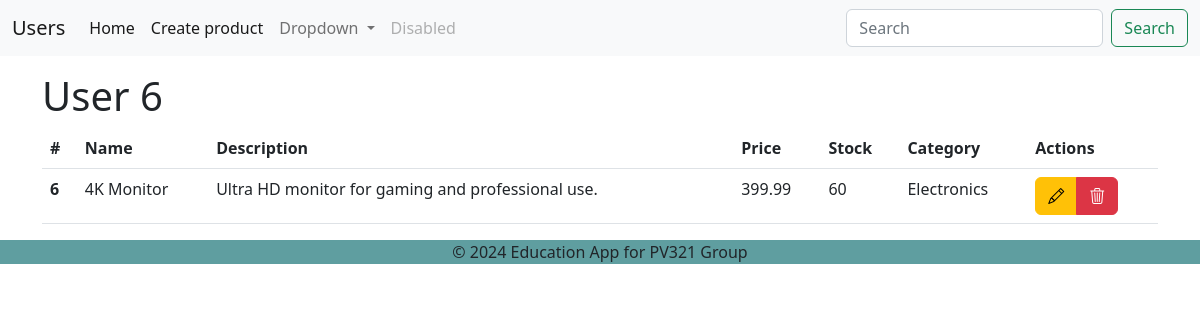
/products/details/6, run on an earlier commit of the app's database.
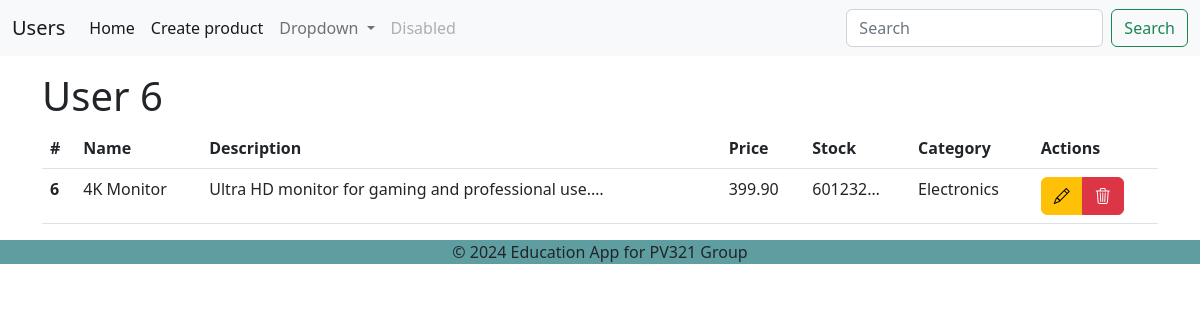
And on a later commit of the database.
### products/models.py (models this page shows)
class Product(models.Model):
    name = models.CharField(max_length=255)
    description = models.TextField()
    price = models.DecimalField(max_digits=10, decimal_places=2)
    stock = models.PositiveIntegerField()
    category = models.CharField(max_length=255)
    def __str__(self):
        return self.name

### products/views.py (the view)
# urls.py: path("details/<int:id>", views.details, name="details"),
def details(request, id):
    try:
        product = Product.objects.get(pk=id)
        print(product)
        return render(request, "detail.html", {"product": product})
    except:
        error="Product not except"
        return render(request, "detail.html", {"error": error})

### products/templates/detail.html (shortened to what this page needs)
{% extends "_layout.html" %}
{% block header %}User {{product.id}}{% endblock %}
{% block content %}
{% if error == None %}
<table class="table">
    <thead>
        <tr>
            <th scope="col">#</th>
            <th scope="col">Name</th>
            <th scope="col">Description</th>
            <th scope="col">Price</th>
            <th scope="col">Stock</th>
            <th scope="col">Category</th>
            <th scope="col">Actions</th>
        </tr>
    </thead>
    <tbody>
        <tr>
            <th scope="row">{{product.id}}</th>
            <td>{{product.name | truncatechars:15}}</td>
            <td>{{product.description | truncatechars:50}}</td>
            <td>{{product.price| truncatechars:7}}</td>
            <td>{{product.stock| truncatechars:7}}</td>
            <td>{{product.category| truncatechars:15}}</td>
            <td>
                <div class="btn-group" role="group">
                    <a class="btn btn-warning" href="{% url 'edit' product.id%}">
                        <i class="bi bi-pencil"></i>
                    </a>
                    <a type="button" class="btn btn-danger" href="{% url 'delete' product.id %}">
                        <i class="bi bi-trash3"></i>
                    </a>
            </div>
            </td>
        </tr>
    </tbody>
</table>
{%endif%}
{% endblock %}

What changed in the data, as far as the page shows it:
changed Product "4K Monitor": description "Ultra HD monitor for gaming and professional use." → "Ultra HD monitor for gaming and professional use.…"; price "399.99" → "399.90"; stock "60" → "601232…"
